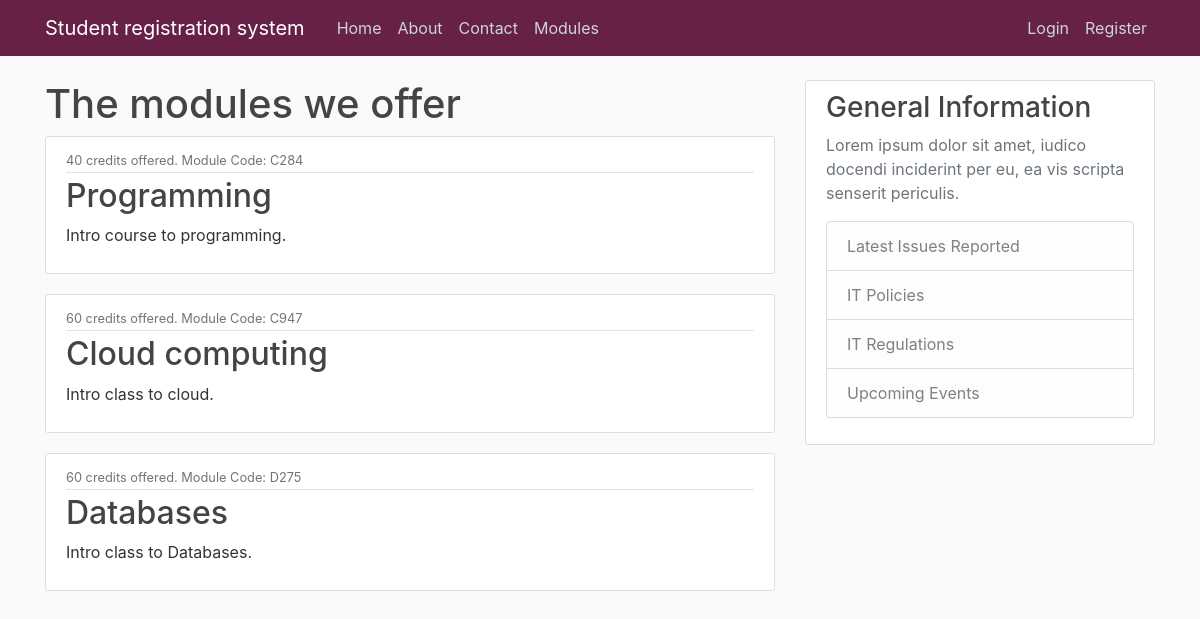
The page /modules on the database as committed earlier.
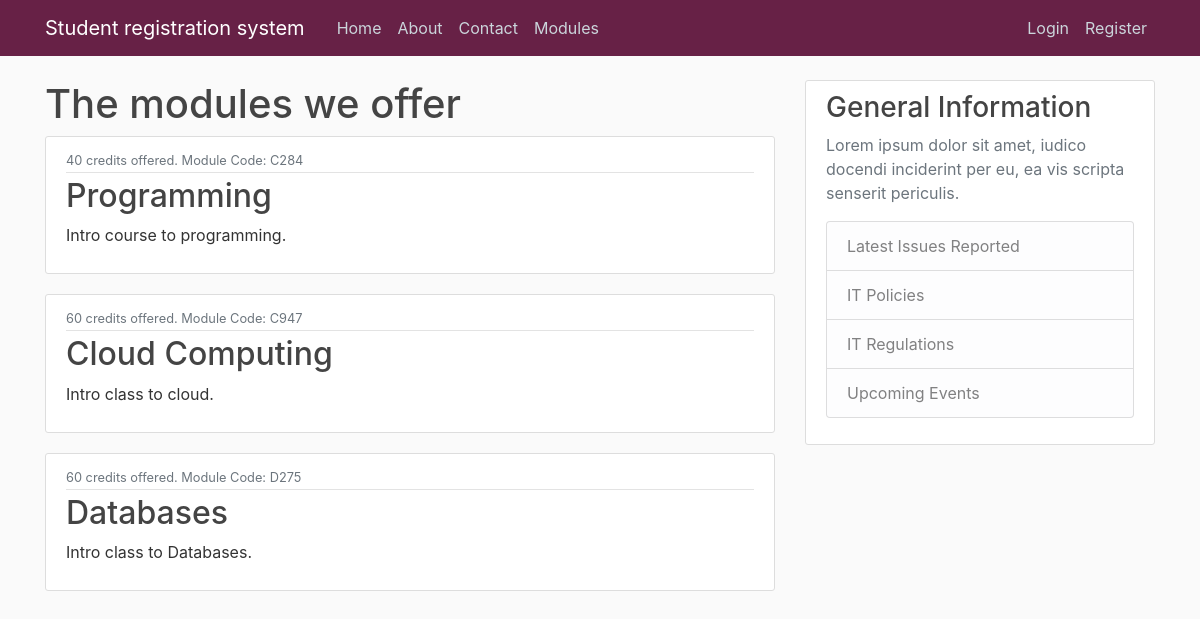
The same page on the database as committed later.
### ModuleRegistrationSystem/models.py (models this page shows)
class Module(models.Model):
    name = models.CharField(max_length= 20)
    code = models.CharField(max_length= 4, primary_key= 'code')
    credit = models.IntegerField(choices= [(20, 20), (40, 40), (60, 60)])
    category = models.CharField(max_length= 20, choices= [('In-person', 'In person'), ('Online', 'Online')])
    description = models.TextField()
    availability = models.BooleanField(default=True)
    def __str__(self):
        return f'{self.name}'

### ModuleRegistrationSystem/views.py (the view)
# urls.py: path('modules', views.modules, name='modules'),
def modules(request):
        module_list = {'modules': Module.objects.all(), 'title': 'List of modules'}
        return render(request, 'ModuleRegistrationSystem/modules.html', module_list)

### ModuleRegistrationSystem/templates/ModuleRegistrationSystem/modules.html (shortened to what this page needs)
{% extends "ModuleRegistrationSystem/base.html" %}
{% block content %}
    <h1>The modules we offer</h1>
{% for module in modules %}
    <article class="media content-section">
        <div class="media-body">
            <div class="article-metadata">
                <small class="text-muted">{{ module.credit }} credits offered. Module Code: {{ module.code }}</small>
            </div>
            <h2><a class="article-title" href="#">{{ module }}</a></h2>
            <p class="article-content">{{ module.description }}</p>
        </div>
    </article>
{% endfor %}
{% endblock content %}

### ModuleRegistrationSystem/templates/ModuleRegistrationSystem/base.html (shortened to what this page needs)
{% load static %}
<!DOCTYPE html>
<html>
<head>
    <link rel="stylesheet" href="https://cdn.jsdelivr.net/npm/bootstrap@4.0.0/dist/css/bootstrap.min.css">
    <link rel="stylesheet" type="text/css" href="{% static 'css/styles.css' %}" />
</head>
<body>
    <div class="container">
        <header class="site-header">
            <nav class="navbar navbar-expand-md navbar-dark bg-steel fixed-top">
                <div class="container">
                <a class="navbar-brand mr-4" href="{% url 'ModuleRegistrationSystem:home' %}">Student registration system</a>
                <div class="collapse navbar-collapse" id="navbarToggle">
                    <div class="navbar-nav mr-auto">
                        <a class="nav-item nav-link" href="{% url 'ModuleRegistrationSystem:home' %}">Home</a>
                        <a class="nav-item nav-link" href="{% url 'ModuleRegistrationSystem:about' %}">About</a>
                        <a class="nav-item nav-link" href="{% url 'ModuleRegistrationSystem:contact' %}">Contact</a>
                        <a class="nav-item nav-link" href="{% url 'ModuleRegistrationSystem:modules' %}">Modules</a>
                    </div>
                    <div class="navbar-nav">
                        {% if user.is_authenticated %}
                            <a class="nav-item nav-link" href="{% url 'studentAccount' %}">Student account</a>
                            <a class="nav-item nav-link" href="{% url 'logout' %}">Logout</a>
                        {% else %}
                            <a class="nav-item nav-link" href="{% url 'login' %}">Login</a>
                    <a class="nav-item nav-link" href="{% url 'register' %}">Register</a>
                        {% endif %}
                    </div>
                </div>
                </div>
            </nav>
        </header>
        <div class="row">
            <div class="col-md-8">
            {% block content %}{% endblock %}
            </div>
            <div class="col-md-4">
                <div class="content-section">
                    <h3>General Information</h3>
                    <p class='text-muted'>Lorem ipsum dolor sit amet, iudico docendi inciderint per eu, ea vis scripta senserit periculis.
                      <ul class="list-group">
                        <li class="list-group-item list-group-item-light">Latest Issues Reported</li>
                        <li class="list-group-item list-group-item-light">IT Policies</li>
                        <li class="list-group-item list-group-item-light">IT Regulations</li>
                        <li class="list-group-item list-group-item-light">Upcoming Events</li>
                      </ul>
                    </p>
                  </div>
            </div>
        </div>
    </div>
</body>
</html>

### ModuleRegistrationSystem/static/css/styles.css (style rules this page uses)
html { position: relative; min-height: 100%; }
body { background: #fafafa; color: #333333; margin-top: 5rem; margin-bottom: 50px; }
h1, h2, h3, h4, h5, h6 { color: #444444; }
ul { margin: 0; }
.bg-steel { background-color: #672146; }
.site-header .navbar-nav .nav-link { color: #cbd5db; }
.content-section { background: #ffffff; padding: 10px 20px; border: 1px solid #dddddd; border-radius: 3px; margin-bottom: 20px; }
.article-title { color: #444444; }
.article-content { white-space: pre-line; }
.article-metadata { padding-bottom: 1px; margin-bottom: 4px; border-bottom: 1px solid #e3e3e3 }

Rows that differ between the two databases and show on the page:
changed Module "Intro class to cloud.": name "Cloud computing" → "Cloud Computing"
